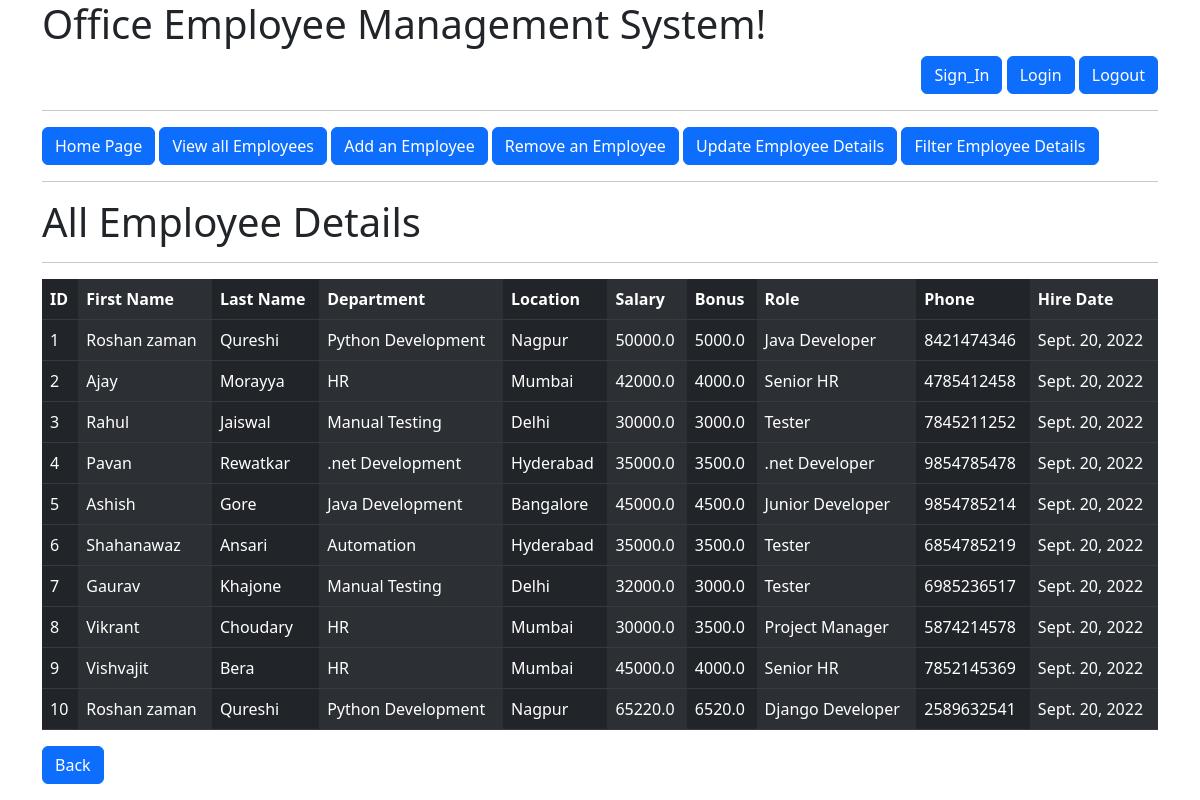
The page /all_emp/ (signed in) on the database its author committed.
### Emp_Manage_sys_app/models.py (models this page shows, shortened)
class Employee(models.Model):
    first_name=models.CharField(max_length=100,null=False)
    last_name=models.CharField(max_length=100)
    dep=models.ForeignKey(Department,on_delete=models.CASCADE)
    salary=models.FloatField(default=0)
    bonus=models.FloatField(default=0)
    role=models.ForeignKey(Role,on_delete=models.CASCADE)
    phone=models.IntegerField(default=0)
    hire_date=models.DateField()

class Department(models.Model):
    name=models.CharField(max_length=100,null=False)
    location=models.CharField(max_length=100)

class Role(models.Model):
    name=models.CharField(max_length=100,null=False)

### Emp_Manage_sys_app/views.py (the view)
# urls.py: path("all_emp/",views.all_emp,name='all_emp'),
@login_required(login_url='logined')
def all_emp(request):
    obj=Employee.objects.all()
    context={'obj':obj}
    templates_name='all_emp.html'
    return render(request,templates_name,context)

### templates/all_emp.html (shortened to what this page needs)
{% extends 'index.html' %}
{% block content %}
<h1>All Employee Details</h1>
<hr>
<table class="table table-dark table-striped-columns">
    <tr>
        <th>ID</th>
        <th>First Name</th>
        <th>Last Name</th>
        <th>Department</th>
        <th>Location</th>
        <th>Salary</th>
        <th>Bonus</th>
        <th>Role</th>
        <th>Phone</th>
        <th>Hire Date</th>
    </tr>
    {% for i in obj %}
    <tr>
        <td>{{i.id}}</td>
        <td>{{i.first_name}}</td>
        <td>{{i.last_name}}</td>
        <td>{{i.dep.name}}</td>
        <td>{{i.dep.location}}</td>
        <td>{{i.salary}}</td>
        <td>{{i.bonus}}</td>
        <td>{{i.role.name}}</td>
        <td>{{i.phone}}</td>
        <td>{{i.hire_date}}</td>
    </tr>
    {% endfor %}
</table>
<a class="btn btn-primary" href="{% url 'home' %}" role="button">Back</a>
{% endblock %}

### templates/index.html (shortened to what this page needs)
<!doctype html>
{% load static %}
<html lang="en">
  <head>
    <link href="https://cdn.jsdelivr.net/npm/bootstrap@5.2.1/dist/css/bootstrap.min.css" rel="stylesheet">
    <link rel="stylesheet" href="{% static 'css/index.css' %}">
  </head>
  <body>
    <div class="container">
        <h1>Office Employee Management System!</h1>
        <div class="text-end">
        <a class="btn btn-primary" href="{% url 'sign_up' %}" role="button">Sign_In</a>
        <a class="btn btn-primary" href="{% url 'logined' %}" role="button">Login</a>
        <a class="btn btn-primary" href="{% url 'log_out' %}" role="button">Logout</a>
        </div>
        <hr>
        <a class="btn btn-primary" href="{% url 'home' %}" role="button">Home Page</a>
        <a class="btn btn-primary" href="{% url 'all_emp' %}" role="button">View all Employees</a>
        <a class="btn btn-primary" href="{% url 'add_emp' %}" role="button">Add an Employee</a>
        <a class="btn btn-primary" href="{% url 'remove_emp' %}" role="button">Remove an Employee</a>
        <a class="btn btn-primary" href="{% url 'update_emp' %}" role="button">Update Employee Details</a>
        <a class="btn btn-primary" href="{% url 'filter_emp' %}" role="button">Filter Employee Details</a>
        <hr>
        {% block content %}{% endblock %}
      </div>
  </body>
</html>

### static/css/index.css (style rules this page uses)
a { text-decoration: none; color: white; }

### rows shown on the page
Employee: id "1", first_name "Roshan zaman", last_name "Qureshi", dep.name "Python Development", dep.location "Nagpur", salary "50000.0", bonus "5000.0", role.name "Java Developer", phone "8421474346", hire_date "Sept. 20, 2022"
Employee: id "2", first_name "Ajay", last_name "Morayya", dep.name "HR", dep.location "Mumbai", salary "42000.0", bonus "4000.0", role.name "Senior HR", phone "4785412458", hire_date "Sept. 20, 2022"
Employee: id "3", first_name "Rahul", last_name "Jaiswal", dep.name "Manual Testing", dep.location "Delhi", salary "30000.0", bonus "3000.0", role.name "Tester", phone "7845211252", hire_date "Sept. 20, 2022"
Employee: id "4", first_name "Pavan", last_name "Rewatkar", dep.name ".net Development", dep.location "Hyderabad", salary "35000.0", bonus "3500.0", role.name ".net Developer", phone "9854785478", hire_date "Sept. 20, 2022"
Employee: id "5", first_name "Ashish", last_name "Gore", dep.name "Java Development", dep.location "Bangalore", salary "45000.0", bonus "4500.0", role.name "Junior Developer", phone "9854785214", hire_date "Sept. 20, 2022"
Employee: id "6", first_name "Shahanawaz", last_name "Ansari", dep.name "Automation", dep.location "Hyderabad", salary "35000.0", bonus "3500.0", role.name "Tester", phone "6854785219", hire_date "Sept. 20, 2022"
Employee: id "7", first_name "Gaurav", last_name "Khajone", dep.name "Manual Testing", dep.location "Delhi", salary "32000.0", bonus "3000.0", role.name "Tester", phone "6985236517", hire_date "Sept. 20, 2022"
Employee: id "8", first_name "Vikrant", last_name "Choudary", dep.name "HR", dep.location "Mumbai", salary "30000.0", bonus "3500.0", role.name "Project Manager", phone "5874214578", hire_date "Sept. 20, 2022"
Employee: id "9", first_name "Vishvajit", last_name "Bera", dep.name "HR", dep.location "Mumbai", salary "45000.0", bonus "4000.0", role.name "Senior HR", phone "7852145369", hire_date "Sept. 20, 2022"
Employee: id "10", first_name "Roshan zaman", last_name "Qureshi", dep.name "Python Development", dep.location "Nagpur", salary "65220.0", bonus "6520.0", role.name "Django Developer", phone "2589632541", hire_date "Sept. 20, 2022"
